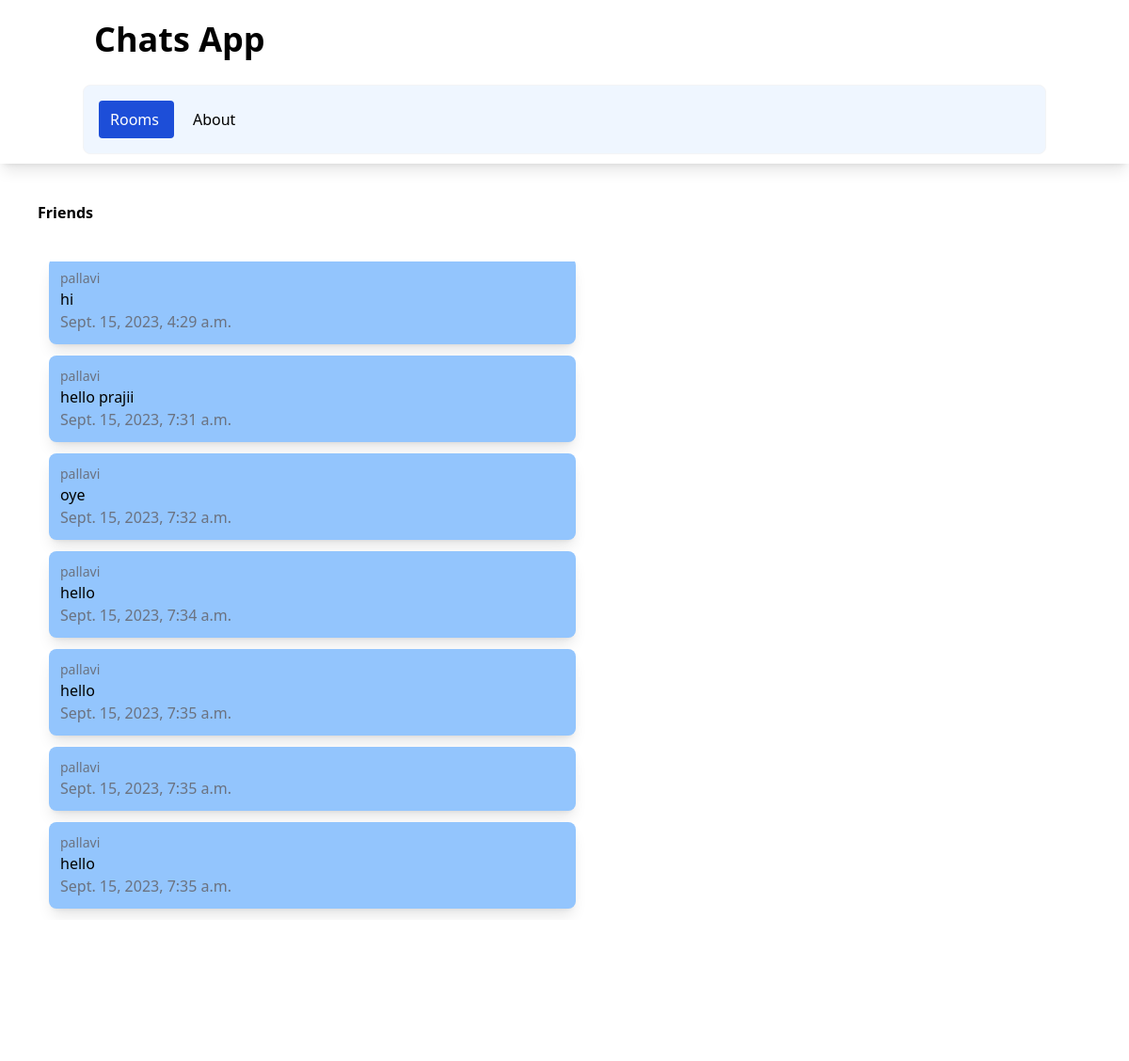
The page /rooms/friends/ (upper part) on the database as committed earlier.
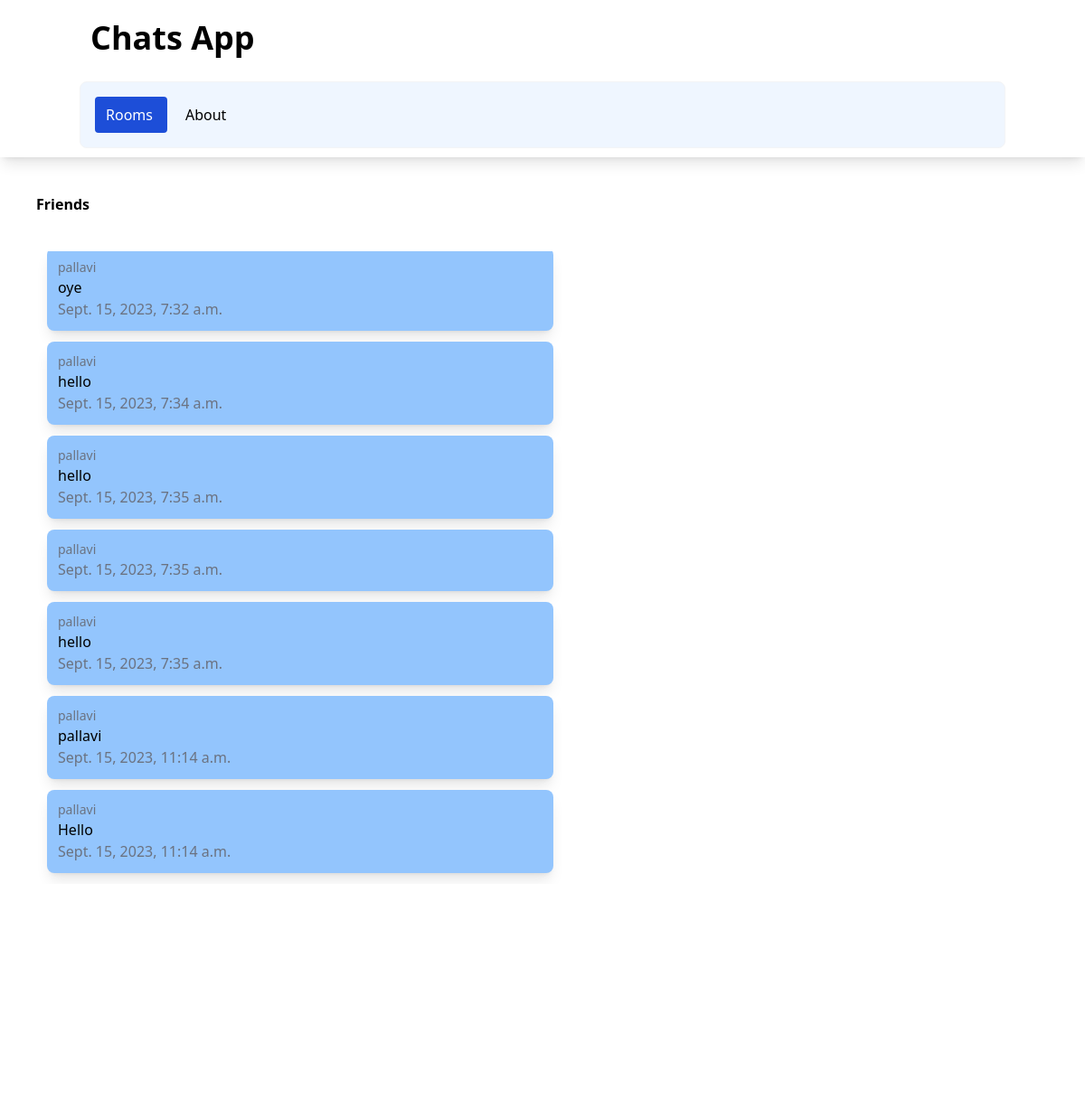
The same page on the database as committed later.
### chatapp/models.py (models this page shows)
class ChatRoom(models.Model):
    name = models.CharField(max_length=100)
    slug = models.SlugField(unique= True)

class ChatMessage(models.Model):
    user = models.ForeignKey(User, on_delete = models.CASCADE)
    room = models.ForeignKey(ChatRoom, on_delete=models.CASCADE)
    message_content = models.TextField()
    date = models.DateTimeField(auto_now=True)
    class Meta:
        ordering=('date',)

### chatapp/views.py (the view)
# urls.py: path('<slug:slug>/',views.chatroom, name = 'chatroom'),
def chatroom(request,slug):
    chatroom = ChatRoom.objects.get(slug=slug)
    messages = ChatMessage.objects.filter(room=chatroom)[0:30]
    return render(request,'chatapp/room.html',{'chatroom':chatroom, 'messages':messages})

### chatapp/templates/chatapp/room.html (shortened to what this page needs)
{% extends 'chatapp/base.html' %}
{% block body %}
<div class="m-10 font-bold text-md">
    {{chatroom.name}}
</div>
<div class="message-container m-10 overflow-auto h-[700px]" id="message-container">
    <div id="chat-messages">
        {% for message in messages %}
        <div class="message shadow-lg p-3 m-3 rounded-lg w-1/2 bg-blue-300">
            <div class="text-sm text-gray-500">
                {{message.user.username}}
            </div>
            {{message.message_content }}
            <div class="tex-sm text-gray-500">
                {{message.date}}
            </div>
        </div>
        {% endfor %}
    </div>
</div>
{% endblock %}

### chatapp/templates/chatapp/base.html (shortened to what this page needs)
<!DOCTYPE html>
<head>
    <script src="https://cdn.tailwindcss.com"></script>
</head>
<body>
    <nav class="shadow-lg px-3 py-2.5">
        <div class="container flex flex-wrap justify-between mx-auto">
            <a class="flex items-center" href="">
                <span class="self-center text-4xl font-semibold">Chats App</span>
            </a>
            <div class="w-full block w-auto">
                <ul class="flex flex-row p-4 mt-4 border rounded-lg border-gray-100 bg-blue-50">
                    <li>
                        <a class="block py-2 pl-3 pr-4 rounded bg-blue-700 text-white"
                            href="http://127.0.0.1:8000/rooms/">Rooms</a>
                    </li><br>
                    <li>
                        <a class="block py-2 pl-5 pr-4 rounded " href="">About</a>
                    </li>
                </ul>
            </div>
        </div>
    </nav>
    {% block body %}
    {% endblock %}
</body>

Rows that differ between the two databases and show on the page:
no longer on this page (row unchanged): ChatMessage: user.username "pallavi", message_content "hi", date "Sept. 15, 2023, 4:29 a.m."
no longer on this page (row unchanged): ChatMessage: user.username "pallavi", message_content "hello prajii", date "Sept. 15, 2023, 7:31 a.m."
added ChatMessage: user.username "pallavi", message_content "pallavi", date "Sept. 15, 2023, 11:14 a.m."
added ChatMessage: user.username "pallavi", message_content "Hello", date "Sept. 15, 2023, 11:14 a.m."
